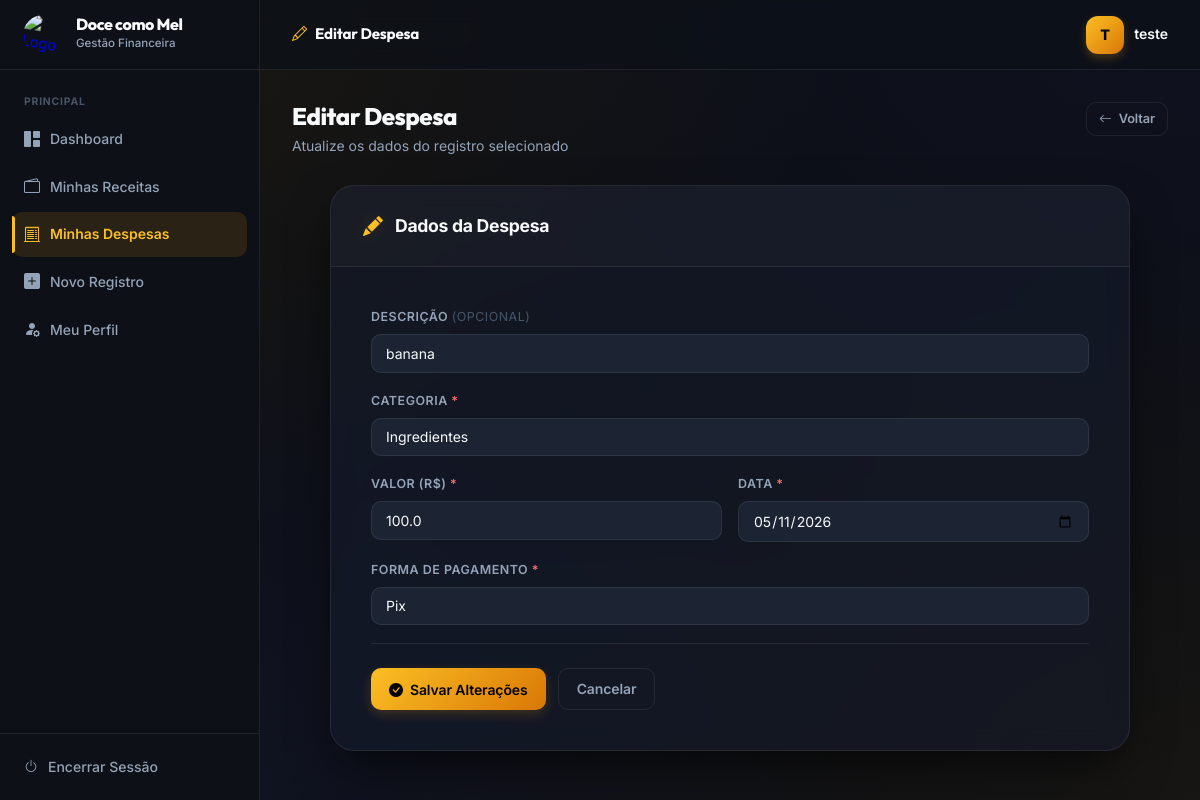
Page /gastos/editar/4 (signed in) on the committed database.
### app/models/gasto.py (models this page shows, shortened)
class Gasto(db.Model):
    __tablename__ = 'gasto'
    id_gasto = db.Column(db.Integer, primary_key=True)
    valor = db.Column(db.Float, nullable=False)
    data_gasto = db.Column(db.Date, nullable=False, default=date.today, index=True)
    forma_pagamento = db.Column(db.String(50), nullable=False)
    descricao = db.Column(db.String(255), nullable=True)
    id_usuario = db.Column(db.Integer, db.ForeignKey('usuario.id_usuario'), nullable=False, index=True)
    id_categoria = db.Column(db.Integer, db.ForeignKey('categoria.id_categoria'), nullable=False)

### app/models/categoria.py (models this page shows, shortened)
class Categoria(db.Model):
    __tablename__ = 'categoria'
    id_categoria = db.Column(db.Integer, primary_key=True)
    nome_categoria = db.Column(db.String(100), nullable=False, unique=True)
    gastos = db.relationship('Gasto', backref='categoria', lazy=True)

### app/routes/gastos.py (the view, shortened to what this page needs)
@gastos_bp.route('/editar/<int:id>', methods=['GET', 'POST'])
@login_required
def editar(id):
    gasto = GastoService.buscar_por_id(id)
    if not gasto or gasto.id_usuario != session['id_usuario']:
        flash('Despesa não encontrada.', 'danger')
        return redirect(url_for('gastos.listar'))
    categorias = CategoriaService.listar_todas()
    return render_template('gastos/editar.html', gasto=gasto, categorias=categorias,
                           formas=FORMAS_PAGAMENTO)

### app/services/categoria_service.py (called while the page is built)
    @staticmethod
    def listar_todas() -> list[Categoria]:
        return Categoria.query.order_by(Categoria.nome_categoria).all()

### app/services/gasto_service.py (called while the page is built)
    @staticmethod
    def buscar_por_id(id_gasto: int) -> Gasto | None:
        return db.session.get(Gasto, id_gasto)

### app/utils.py (called while the page is built)
def login_required(f):
    @wraps(f)
    def decorated(*args, **kwargs):
        if 'id_usuario' not in session:
            return redirect(url_for('auth.login'))
        return f(*args, **kwargs)
    return decorated

### app/templates/gastos/editar.html (shortened to what this page needs)
{% extends 'base.html' %}
{% block topbar_title %}<i class="bi bi-pencil" style="color:var(--amber);margin-right:8px;"></i>Editar Despesa{% endblock %}
{% block content %}
<div class="page-header">
    <div>
        <h1 class="page-title">Editar Despesa</h1>
        <p class="page-subtitle">Atualize os dados do registro selecionado</p>
    </div>
    <a href="{{ url_for('gastos.listar') }}" class="btn btn-outline btn-sm">
        <i class="bi bi-arrow-left"></i> Voltar
    </a>
</div>
<div class="form-card">
    <div class="form-card-header">
        <i class="bi bi-pencil-fill"></i>
        <span class="form-card-title">Dados da Despesa</span>
    </div>
    <div class="form-card-body">
        <form method="POST">
            <div class="form-group">
                <label class="form-label">Descrição <span style="color:var(--text-subtle);font-weight:400;">(opcional)</span></label>
                <input type="text" name="descricao" class="form-control"
                       value="{{ gasto.descricao or '' }}"
                       placeholder="Ex: Farinha, embalagens, taxa de entrega...">
            </div>
            <div class="form-group">
                <label class="form-label">Categoria <span style="color:var(--red);">*</span></label>
                <select name="id_categoria" class="form-select" required>
                    {% for cat in categorias %}
                    <option value="{{ cat.id_categoria }}"
                        {% if cat.id_categoria == gasto.id_categoria %}selected{% endif %}>
                        {{ cat.nome_categoria }}
                    </option>
                    {% endfor %}
                </select>
            </div>
            <div class="form-grid-2">
                <div class="form-group">
                    <label class="form-label">Valor (R$) <span style="color:var(--red);">*</span></label>
                    <input type="number" step="0.01" min="0.01" name="valor"
                           class="form-control" value="{{ gasto.valor }}" required>
                </div>
                <div class="form-group">
                    <label class="form-label">Data <span style="color:var(--red);">*</span></label>
                    <input type="date" name="data_gasto" class="form-control"
                           value="{{ gasto.data_gasto }}" required>
                </div>
            </div>
            <div class="form-group">
                <label class="form-label">Forma de Pagamento <span style="color:var(--red);">*</span></label>
                <select name="forma_pagamento" class="form-select" required>
                    {% for fp in formas %}
                    <option value="{{ fp }}" {% if gasto.forma_pagamento == fp %}selected{% endif %}>
                        {{ fp }}
                    </option>
                    {% endfor %}
                </select>
            </div>
            <div class="form-actions">
                <button type="submit" class="btn btn-primary">
                    <i class="bi bi-check-circle-fill"></i> Salvar Alterações
                </button>
                <a href="{{ url_for('gastos.listar') }}" class="btn btn-outline">Cancelar</a>
            </div>
        </form>
    </div>
</div>
{% endblock %}

### app/static/css/style.css (style rules this page uses)
:root { --sidebar-bg: #0d1117; --sidebar-hover: #1c2333; --sidebar-active-bg: rgba(245,158,11,0.12); --sidebar-active-text: #fbbf24; --sidebar-width: 260px; --topbar-height: 70px; --bg: #0b0e14; --surface: rgba(22, 27, 39, 0.7); --surface-solid: #161b27; --surface-2: #1c2333; --border: rgba(255, 255, 255, 0.08); --text: #f8fafc; --text-muted: #94a3b8; --text-subtle: #475569; --amber: #fbbf24; --amber-dark: #d97706; --amber-glow: rgba(251, 191, 36, 0.15); --indigo: #818cf8; --green: #34d399; --red: #f87171; --shadow-sm: 0 1px 2px rgba(0,0,0,0.5); --shadow: 0 10px 30px -10px rgba(0,0,0,0.6); --shadow-lg: 0 20px 50px -12px rgba(0,0,0,0.7); --radius: 16px; --radius-sm: 10px; --transition: cubic-bezier(0.4, 0, 0.2, 1) 0.3s; --glass: blur(12px) saturate(180%); }
*, *::before, *::after { box-sizing: border-box; margin: 0; padding: 0; }
body { font-family: 'Inter', system-ui, -apple-system, sans-serif; background: var(--bg); background-image: radial-gradient(at 0% 0%, rgba(245, 158, 11, 0.08) 0px, transparent 50%), radial-gradient(at 100% 0%, rgba(99, 102, 241, 0.05) 0px, transparent 50%), radial-gradient(at 100% 100%, rgba(245, 158, 11, 0.05) 0px, transparent 50%), radial-gradient(at 0% 100%, rgba(99, 102, 241, 0.08) 0px, transparent 50%); background-attachment: fixed; color: var(--text); display: flex; flex-direction: column; min-height: 100vh; font-size: 14px; line-height: 1.6; -webkit-font-smoothing: antialiased; }
.page-header { display: flex; align-items: flex-start; justify-content: space-between; margin-bottom: 28px; gap: 16px; flex-wrap: wrap; }
.page-title { font-size: 1.5rem; font-weight: 800; color: var(--text); letter-spacing: -0.5px; line-height: 1.2; }
.page-subtitle { font-size: 0.875rem; color: var(--text-muted); margin-top: 4px; }
.btn { display: inline-flex; align-items: center; gap: 7px; padding: 9px 18px; border-radius: var(--radius-sm); font-size: 0.875rem; font-weight: 600; cursor: pointer; border: none; text-decoration: none; transition: all var(--transition); white-space: nowrap; font-family: 'Inter', sans-serif; letter-spacing: -0.1px; }
.btn-primary { background: linear-gradient(135deg, var(--amber), var(--amber-dark)); color: #000; box-shadow: 0 4px 12px rgba(245,158,11,0.2); }
.btn-outline { background: transparent; border: 1px solid var(--border); color: var(--text-muted); }
.btn-sm { padding: 6px 12px; font-size: 0.8rem; }
.form-group { margin-bottom: 18px; }
.form-label { display: block; font-size: 0.78rem; font-weight: 600; color: var(--text-muted); text-transform: uppercase; letter-spacing: 0.5px; margin-bottom: 7px; }
.form-control, .form-select { width: 100%; padding: 10px 14px; border: 1.5px solid var(--border); border-radius: var(--radius-sm); font-size: 0.875rem; font-family: 'Inter', sans-serif; color: var(--text); background: var(--surface-2); transition: border-color var(--transition), box-shadow var(--transition); outline: none; -webkit-appearance: none; }
.form-control::placeholder { color: var(--text-subtle); }
.form-select option { background: var(--surface-2); }
.form-grid-2 { display: grid; grid-template-columns: 1fr 1fr; gap: 16px; }
.form-card { background: var(--surface); backdrop-filter: var(--glass); border: 1px solid var(--border); border-radius: 24px; max-width: 800px; margin: 20px auto; overflow: hidden; box-shadow: var(--shadow-lg); }
.form-card-header { padding: 24px 32px; border-bottom: 1px solid var(--border); display: flex; align-items: center; gap: 12px; background: rgba(255,255,255,0.02); }
.form-card-header i { color: var(--amber); font-size: 1.25rem; filter: drop-shadow(0 0 8px var(--amber-glow)); }
.form-card-title { font-size: 1.1rem; font-weight: 700; color: var(--text); letter-spacing: -0.3px; }
.form-card-body { padding: 40px; }
.form-actions { display: flex; gap: 12px; margin-top: 12px; padding-top: 24px; border-top: 1px solid var(--border); }

### app/templates/base.html (style rules this page uses)
h1, h2, h3, .sidebar-logo-name, .topbar-title { font-family: 'Outfit', sans-serif; }

### rows in the picture
Gasto: descricao "banana", id_categoria "Ingredientes", valor "100.0", data_gasto "05/11/2026", forma_pagamento "Pix"

### other values in the picture
{{ session.get('nome_usuario', 'U')[0] }} "T"
{{ session.get('nome_usuario') }} "teste"
